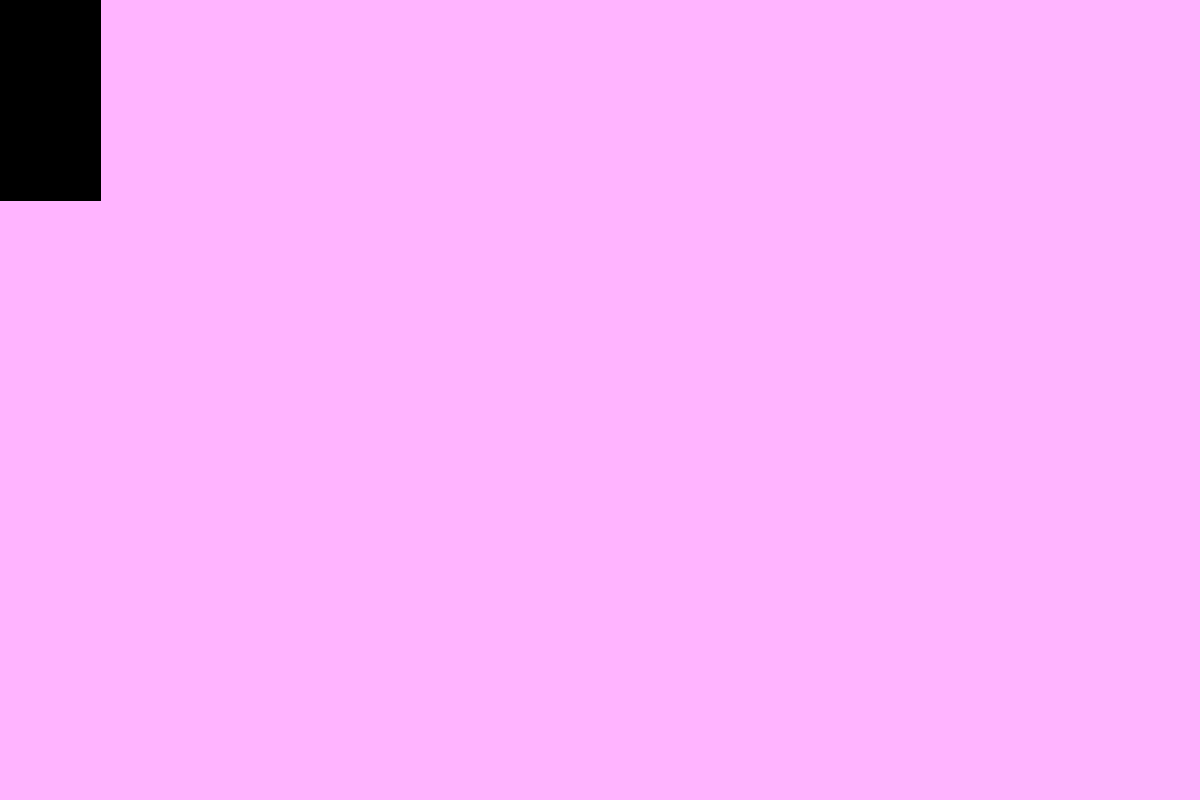
Frame 1 (no input)
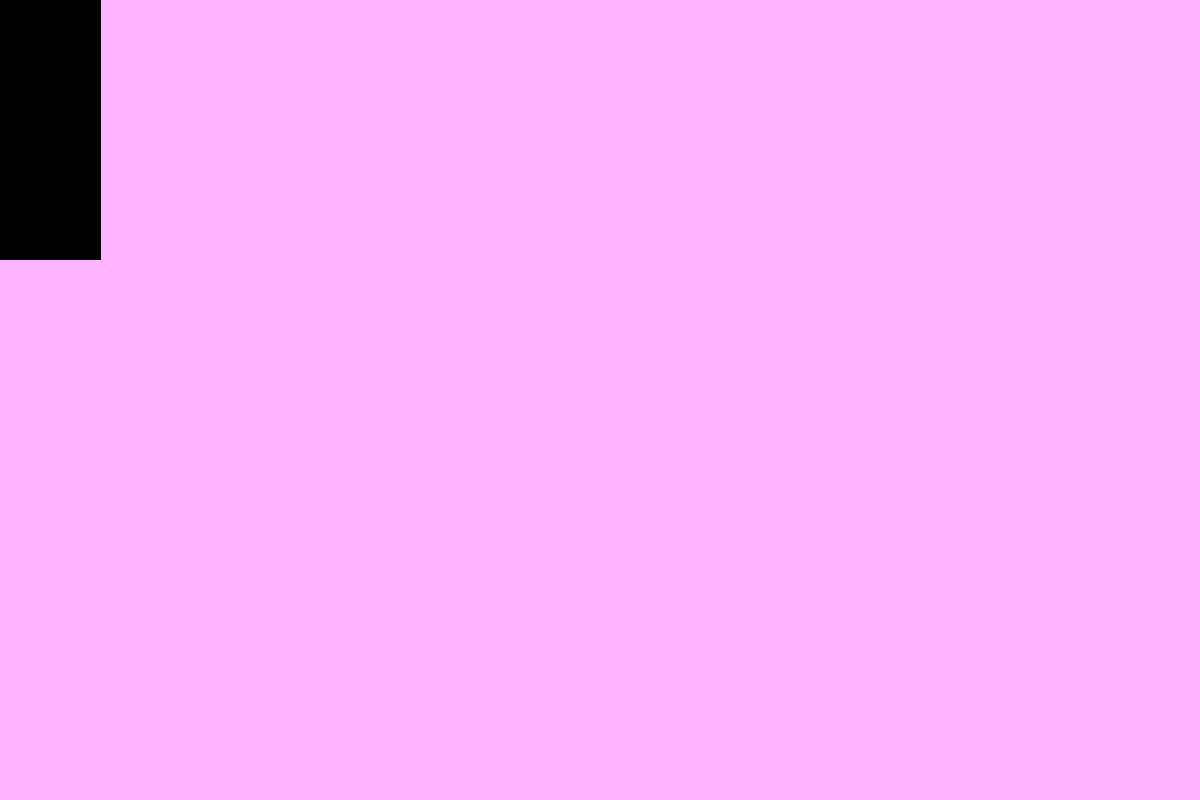
Frame 60 (the mouse pressed at the canvas centre just before this capture)
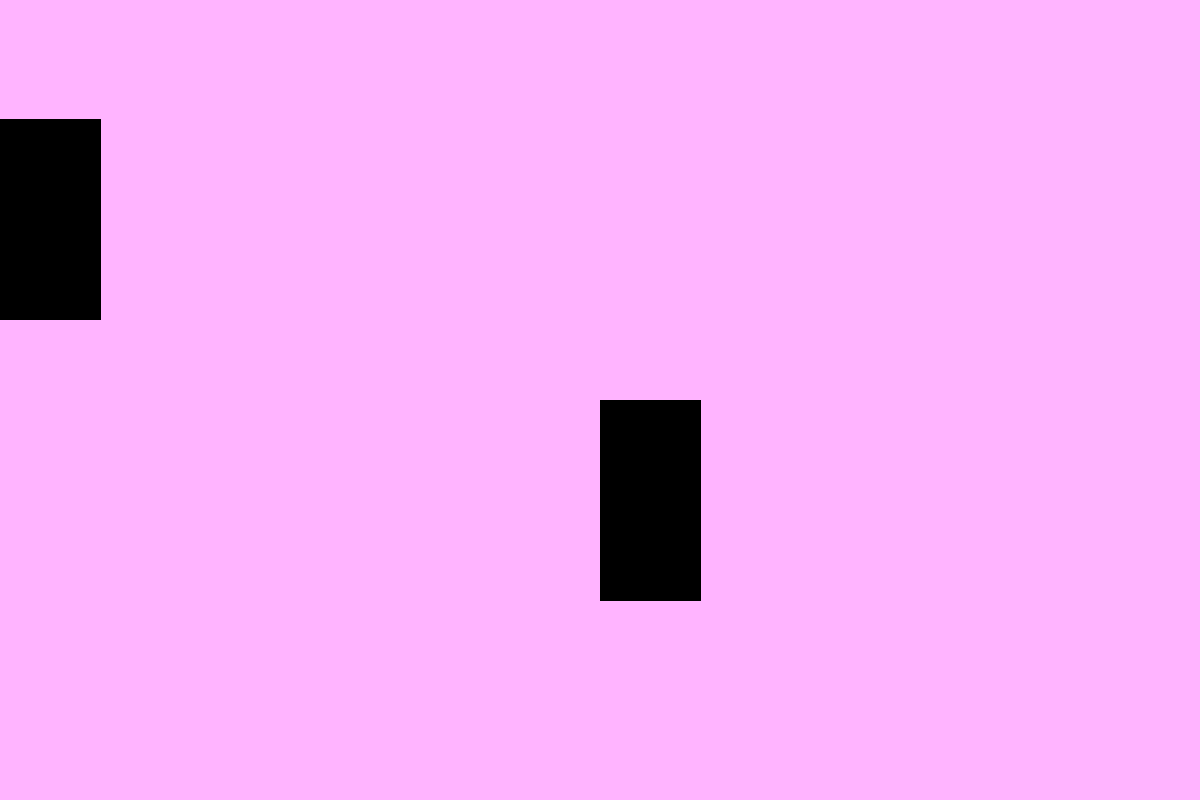
Frame 120 (the mouse held since frame 60 and released just before this capture)

The Processing sketch that drew these frames (run headless with seeded random() and noise(); from frame 60 on, the mouse is pressed at the canvas centre):

// Processing sketch: draw_basics
// ── draw_basics.pde
float myPosition = 0;


// invoquee une fois au debut du programme
void setup() { //pas de ; apres { ou }
  size(1200, 800);

  // Red - Green - Blue
  background(255, 180, 255);
  

}

// invoquee a l'infini jusqu'a la fin du programme
void draw() {
  background(255, 180, 255);
   println(myPosition);
  
  rect(0, myPosition, 100, 200);
  
  myPosition = myPosition + 1;

  fill(0, 0, 0);

  rect(mouseX, mouseY, 100, 200);
}
